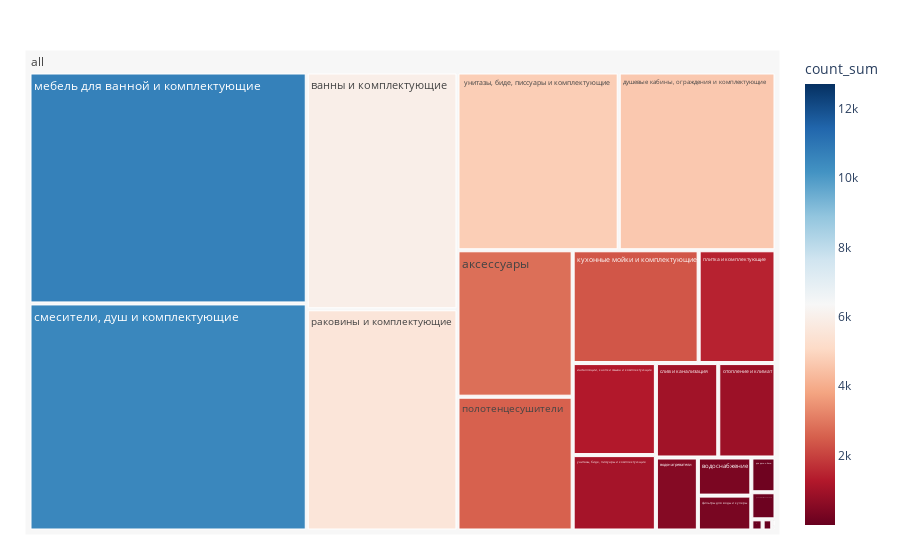

The code cell stored with this chart in its notebook:
### Markdown cell above
##  Каталог. Распределение кликов по категориям верхнего уровня

### Code cell
categ_distribution_visualization_upper(categ)

### Figure 1 — Plotly figure (JSON) as saved in the notebook; plotly's stock layout.template omitted (floating-point values rounded to 4 significant figures)
{"data": [{"branchvalues": "total", "customdata": [[4779, 4779], [2812, 2812], [4, 4], [5949, 5949], [511, 511], [340, 340], [140, 140], [109, 109], [4647, 4647], [2, 2], [1277, 1277], [2369, 2369], [10675, 10675], [18, 18], [901, 901], [1445, 1445], [2570, 2570], [5559, 5559], [21, 21], [982, 982], [10496, 10496], [1046, 1046], [311, 311], [6356.0, 6356.0]], "domain": {"x": [0, 1], "y": [0, 1]}, "hovertemplate": "labels=%{label}<br>count_sum_sum=%{value}<br>parent=%{parent}<br>id=%{id}<br>count_sum=%{color}<extra></extra>", "ids": ["all/ унитазы, биде, писсуары и комплектующие", "all/аксессуары", "all/аксессуары для ванной комнаты", "all/ванны и комплектующие", "all/водонагреватели", "all/водоснабжение", "all/для дачи и бани", "all/для общественных мест", "all/душевые кабины, ограждения и комплектующие", "all/инженерная сантехника", "all/инсталляции, кнопки смыва и комплектующие", "all/кухонные мойки и комплектующие", "all/мебель для ванной и комплектующие", "all/мебель для ванной комнаты", "all/отопление и климат", "all/плитка и комплектующие", "all/полотенцесушители", "all/раковины и комплектующие", "all/сантехника", "all/слив и канализация", "all/смесители, душ и комплектующие", "all/унитазы, биде, писсуары и комплектующие", "all/фильтры для воды и кулеры", "all"], "labels": [" унитазы, биде, писсуары и комплектующие", "аксессуары", "аксессуары для ванной комнаты", "ванны и комплектующие", "водонагреватели", "водоснабжение", "для дачи и бани", "для общественных мест", "душевые кабины, ограждения и комплектующие", "инженерная сантехника", "инсталляции, кнопки смыва и комплектующие", "кухонные мойки и комплектующие", "мебель для ванной и комплектующие", "мебель для ванной комнаты", "отопление и климат", "плитка и комплектующие", "полотенцесушители", "раковины и комплектующие", "сантехника", "слив и канализация", "смесители, душ и комплектующие", "унитазы, биде, писсуары и комплектующие", "фильтры для воды и кулеры", "all"], "marker": {"coloraxis": "coloraxis", "colors": [4779, 2812, 4, 5949, 511, 340, 140, 109, 4647, 2, 1277, 2369, 10675, 18, 901, 1445, 2570, 5559, 21, 982, 10496, 1046, 311, 6356.0]}, "name": "", "parents": ["all", "all", "all", "all", "all", "all", "all", "all", "all", "all", "all", "all", "all", "all", "all", "all", "all", "all", "all", "all", "all", "all", "all", ""], "type": "treemap", "values": [4779, 2812, 4, 5949, 511, 340, 140, 109, 4647, 2, 1277, 2369, 10675, 18, 901, 1445, 2570, 5559, 21, 982, 10496, 1046, 311, 56963]}], "layout": {"coloraxis": {"cmid": 6356.0, "colorbar": {"title": {"text": "count_sum"}}, "colorscale": [[0, "rgb(103,0,31)"], [0.1, "rgb(178,24,43)"], [0.2, "rgb(214,96,77)"], [0.3, "rgb(244,165,130)"], [0.4, "rgb(253,219,199)"], [0.5, "rgb(247,247,247)"], [0.6, "rgb(209,229,240)"], [0.7, "rgb(146,197,222)"], [0.8, "rgb(67,147,195)"], [0.9, "rgb(33,102,172)"], [1, "rgb(5,48,97)"]]}, "legend": {"tracegroupgap": 0}, "margin": {"b": 25, "l": 25, "r": 25, "t": 50}}}
